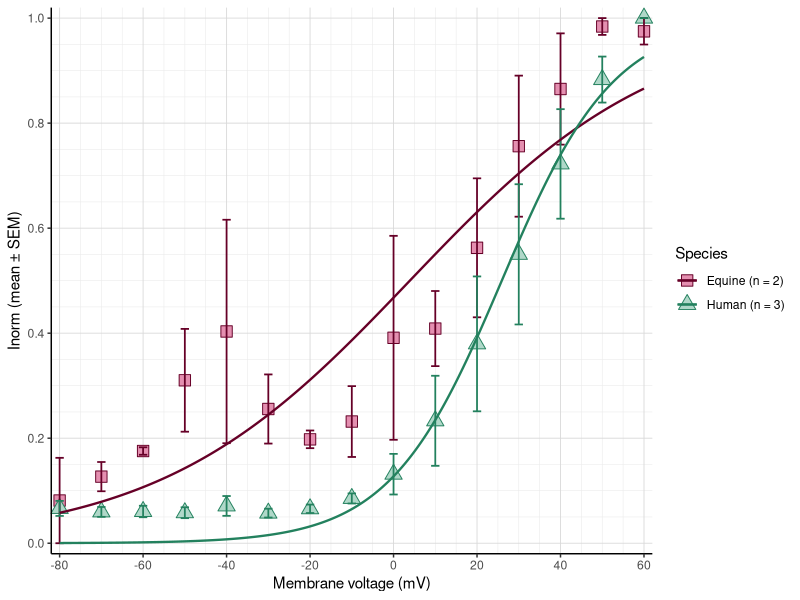
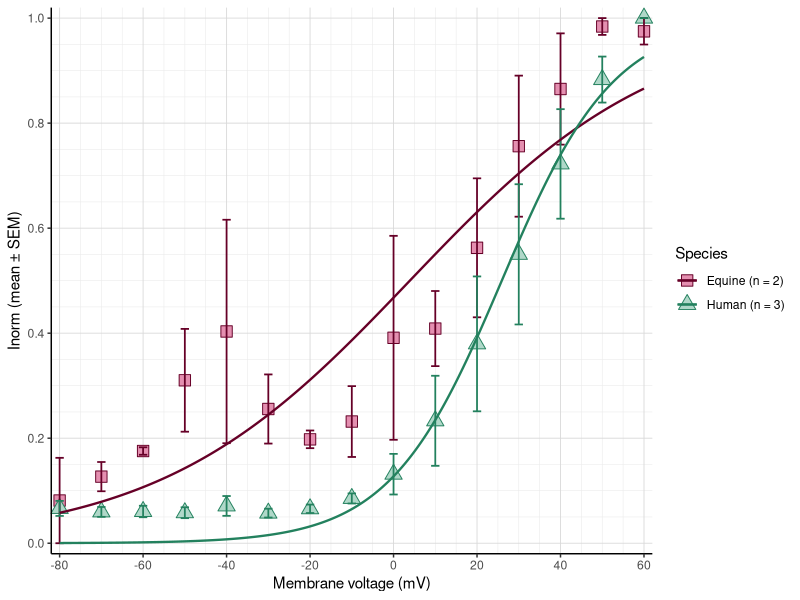

R code for these plots, in order:
## ---- chunk 1
setwd("C:/R_Projects/Kv11.1 analysis")
## ---- chunk 2
# Read in data as a long format excel
library(readxl)
Tailcurrent_Equine_Human <- read_excel("Kv11.1_HEK293t_Equine_Human_Peak tail current_long format.xlsx")
View(Tailcurrent_Equine_Human)
names(Tailcurrent_Equine_Human)

# Normalize data to maximal peak tail current

library(dplyr)
df_norm <- Tailcurrent_Equine_Human %>%
  group_by(Recording) %>%   # normalize per recording
  mutate(
    max_tailcurrent = max(`Baseline_substracted_peak_tail_current`, na.rm = TRUE),
    norm_tailcurrent = `Baseline_substracted_peak_tail_current` / max_tailcurrent
  ) %>%
  ungroup()
View(df_norm)

# Make a summary data frame with mean and SEM for each species
library(dplyr)
summary_df <- df_norm %>%
  group_by(Species, `Membrane_voltage`) %>%
  summarise(
    mean_Inorm = mean(`norm_tailcurrent`, na.rm = TRUE),
    SEM_Inorm  = sd(`norm_tailcurrent`, na.rm = TRUE) / sqrt(n()),
    n = n(),
    .groups = "drop"
  )
View(summary_df)
str(summary_df)

# Count the amount of cells analysed for each species
n_per_species <- df_norm %>%
  group_by(Species, Cell) %>%   # ensure unique recordings
  summarise(.groups = "drop") %>%
  count(Species, name = "n_cells")

n_per_species

# Make a wide summary data frame giving the tailcurrent for equine and human for each Vm
library(tidyr)
summary_wide <- summary_df %>%
  select(Species, Membrane_voltage, mean_Inorm, SEM_Inorm) %>%
  pivot_wider(
    names_from  = Species,
    values_from = c(mean_Inorm, SEM_Inorm),
    names_glue  = "{.value}_{Species}"
  ) %>%
  arrange(Membrane_voltage)
View(summary_wide)

# Define Boltzmann function
Boltzmann <- function(V, V05, k) {
  1 / (1 + exp((V05 - V) / k))
}

# Non-linear Least Squares Fit 
V05_guess <- summary_df$Membrane_voltage[ which.min(abs(summary_df$mean_Inorm - 0.5)) ]
k_guess   <- (max(summary_df$Membrane_voltage) - min(summary_df$Membrane_voltage)) / 8


Boltzmann_equine <- nls(
  mean_Inorm ~ Boltzmann(Membrane_voltage, V05, k),
  data  = filter(summary_df, Species == "Equine"),
  start = list(V05 = V05_guess, k = k_guess))
summary(Boltzmann_equine)

Boltzmann_human <- nls(mean_Inorm ~ Boltzmann(Membrane_voltage, V05, k), 
           data = filter(summary_df, Species == "Human"), 
           start = list(V05 = V05_guess, k = k_guess))
summary(Boltzmann_human)

# Plot the fit
vseq <- seq(min(summary_df$Membrane_voltage),
            max(summary_df$Membrane_voltage),
            length.out = 1000)

df_pred_equine <- data.frame(
  Membrane_voltage = vseq,
  fit = predict(Boltzmann_equine, newdata = data.frame(Membrane_voltage = vseq)),
  Species = "Equine")

df_pred_human <- data.frame(
  Membrane_voltage = vseq,
  fit = predict(Boltzmann_human, newdata = data.frame(Membrane_voltage = vseq)),
  Species = "Human")

df_pred <- rbind(df_pred_equine, df_pred_human)

library(ggplot2)
my_cols <- c(
  "Equine" = "#660027",   
  "Human"  = "#23815E")

my_shapes <- c(
  "Equine" = 22,  
  "Human"  = 24)

my_fills <- c(
  "Equine" = "#E48FB0",  
  "Human"  = "#B0D8C9")

legend_labels <- paste0(n_per_species$Species, " (n = ", n_per_species$n_cells, ")")

names(legend_labels) <- n_per_species$Species
legend_labels

ggplot(summary_df, aes(x = Membrane_voltage, y = mean_Inorm, color = Species)) +
  theme_classic() +
  theme(panel.grid.major = element_line(color = "grey85", size = 0.3), panel.grid.minor = element_line(color = "grey92", size = 0.2)) +
  geom_point(aes(shape = Species, color = Species, fill = Species),size = 4) +
  geom_errorbar(aes(ymin = mean_Inorm - SEM_Inorm,ymax = mean_Inorm + SEM_Inorm),width = 2, linewidth = 0.6) +
  geom_line(data = df_pred,aes(y = fit),linewidth = 0.8) +
  scale_color_manual(values = my_cols, labels = legend_labels) +
  scale_shape_manual(values = my_shapes, labels = legend_labels) +
  scale_fill_manual(values = my_fills, labels = legend_labels) +
  labs(x = "Membrane voltage (mV)", y = "Inorm (mean ± SEM)") +
  scale_x_continuous(breaks = seq(-80, 60, 20), minor_breaks = seq(-80, 60, 5),   limits = c(-82, 62), expand = c(0, 0)) +
  scale_y_continuous(breaks = seq(0, 1.0, 0.2), minor_breaks = seq(0, 1, 0.05),    limits = c(-0.02, 1.02), expand = c(0, 0)) +
  coord_cartesian(clip = "off")

ggsave("IV_curve_Kv11.1_Equine_Human.png", width = 10, height = 5, dpi = 600)

# Create a table with Vhalf and slope
coef_equine <- summary(Boltzmann_equine)$coefficients
coef_human  <- summary(Boltzmann_human)$coefficients

Boltzmann_table <- data.frame(
  Species = c("Equine", "Human"),
  V05 = c(coef_equine["V05","Estimate"], coef_human["V05","Estimate"]),
  V05_SEM = c(coef_equine["V05","Std. Error"], coef_human["V05","Std. Error"]),
  k = c(coef_equine["k","Estimate"], coef_human["k","Estimate"]),
  k_SEM = c(coef_equine["k","Std. Error"], coef_human["k","Std. Error"]))

Boltzmann_table
